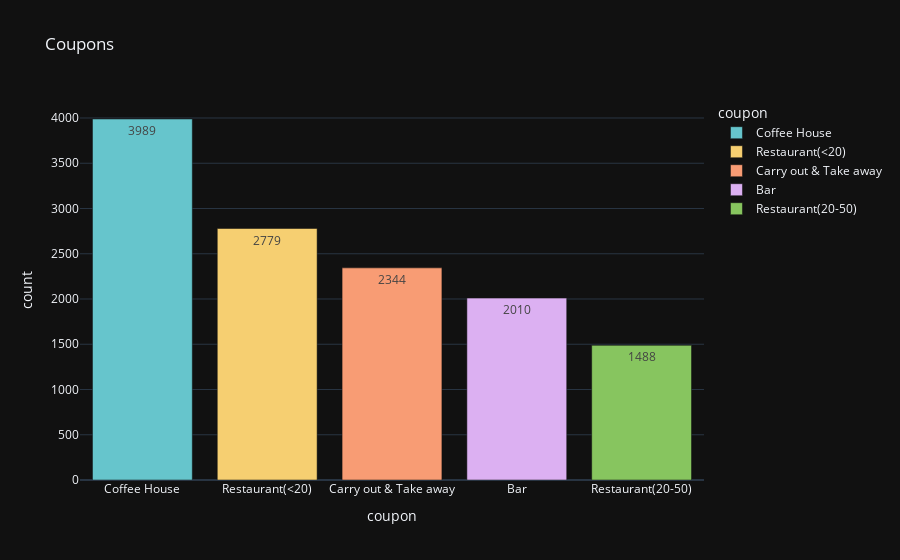

Notebook code for this chart:
### Markdown cell above
5. Use a bar plot to visualize the `coupon` column.

### Code cell
# Count coupons by coupon type
df = data.groupby('coupon')['coupon'].count().reset_index(name='count').sort_values(by='count', ascending=False)
fig = px.bar(df, x='coupon', y='count', color='coupon', text_auto=True, title="Coupons", color_discrete_sequence = px.colors.qualitative.Pastel)
fig.show()

### Figure 1 — Plotly figure (JSON) as saved in the notebook; plotly's stock layout.template omitted (floating-point values rounded to 4 significant figures)
{"data": [{"alignmentgroup": "True", "hovertemplate": "coupon=%{x}<br>count=%{y}<extra></extra>", "legendgroup": "Coffee House", "marker": {"color": "rgb(102, 197, 204)", "pattern": {"shape": ""}}, "name": "Coffee House", "offsetgroup": "Coffee House", "orientation": "v", "showlegend": true, "textposition": "auto", "texttemplate": "%{y}", "x": ["Coffee House"], "xaxis": "x", "y": [3989], "yaxis": "y", "type": "bar"}, {"alignmentgroup": "True", "hovertemplate": "coupon=%{x}<br>count=%{y}<extra></extra>", "legendgroup": "Restaurant(<20)", "marker": {"color": "rgb(246, 207, 113)", "pattern": {"shape": ""}}, "name": "Restaurant(<20)", "offsetgroup": "Restaurant(<20)", "orientation": "v", "showlegend": true, "textposition": "auto", "texttemplate": "%{y}", "x": ["Restaurant(<20)"], "xaxis": "x", "y": [2779], "yaxis": "y", "type": "bar"}, {"alignmentgroup": "True", "hovertemplate": "coupon=%{x}<br>count=%{y}<extra></extra>", "legendgroup": "Carry out & Take away", "marker": {"color": "rgb(248, 156, 116)", "pattern": {"shape": ""}}, "name": "Carry out & Take away", "offsetgroup": "Carry out & Take away", "orientation": "v", "showlegend": true, "textposition": "auto", "texttemplate": "%{y}", "x": ["Carry out & Take away"], "xaxis": "x", "y": [2344], "yaxis": "y", "type": "bar"}, {"alignmentgroup": "True", "hovertemplate": "coupon=%{x}<br>count=%{y}<extra></extra>", "legendgroup": "Bar", "marker": {"color": "rgb(220, 176, 242)", "pattern": {"shape": ""}}, "name": "Bar", "offsetgroup": "Bar", "orientation": "v", "showlegend": true, "textposition": "auto", "texttemplate": "%{y}", "x": ["Bar"], "xaxis": "x", "y": [2010], "yaxis": "y", "type": "bar"}, {"alignmentgroup": "True", "hovertemplate": "coupon=%{x}<br>count=%{y}<extra></extra>", "legendgroup": "Restaurant(20-50)", "marker": {"color": "rgb(135, 197, 95)", "pattern": {"shape": ""}}, "name": "Restaurant(20-50)", "offsetgroup": "Restaurant(20-50)", "orientation": "v", "showlegend": true, "textposition": "auto", "texttemplate": "%{y}", "x": ["Restaurant(20-50)"], "xaxis": "x", "y": [1488], "yaxis": "y", "type": "bar"}], "layout": {"xaxis": {"anchor": "y", "domain": [0.0, 1.0], "title": {"text": "coupon"}, "categoryorder": "array", "categoryarray": ["Coffee House", "Restaurant(<20)", "Carry out & Take away", "Bar", "Restaurant(20-50)"]}, "yaxis": {"anchor": "x", "domain": [0.0, 1.0], "title": {"text": "count"}}, "legend": {"title": {"text": "coupon"}, "tracegroupgap": 0}, "title": {"text": "Coupons"}, "barmode": "relative"}}
